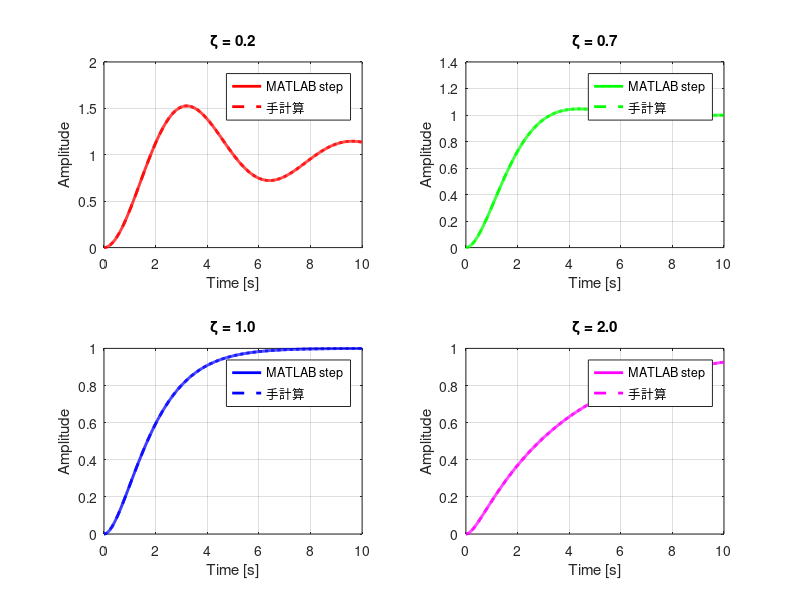

MATLAB code for this plot: (Note: this script raises an error after producing the figure.)
% 標準2次系のステップ応答比較
% パラメータ設定
K = 1;
wn = 1;
zeta_values = [0.2, 0.7, 1, 2];
t = 0:0.01:10;  % 時間ベクトル

figure;
colors = ['r', 'g', 'b', 'm'];

for i = 1:length(zeta_values)
    zeta = zeta_values(i);
    
    % 1) MATLABによるステップ応答
    num = K * wn;
    den = [1, 2*zeta*wn, wn^2];
    sys = tf(num, den);
    [y_matlab, t_matlab] = step(sys, t);
    
    % 2) 手計算による逆ラプラス変換
    if zeta < 1  % 振動系 (underdamped)
        wd = wn * sqrt(1 - zeta^2);
        y_manual = K * (1 - exp(-zeta*wn*t) .* (cos(wd*t) + (zeta*wn/wd)*sin(wd*t)));
    elseif zeta == 1  % 臨界減衰 (critically damped)
        y_manual = K * (1 - exp(-wn*t) .* (1 + wn*t));
    else  % 過減衰 (overdamped)
        r1 = -zeta*wn + wn*sqrt(zeta^2 - 1);
        r2 = -zeta*wn - wn*sqrt(zeta^2 - 1);
        y_manual = K * (1 - (r2*exp(r1*t) - r1*exp(r2*t))/(r2 - r1));
    end
    
    % プロット
    subplot(2, 2, i);
    plot(t_matlab, y_matlab, colors(i), 'LineWidth', 2, 'DisplayName', 'MATLAB step');
    hold on;
    plot(t, y_manual, '--', 'Color', colors(i), 'LineWidth', 2, 'DisplayName', '手計算');
    
    title(sprintf('ζ = %.1f', zeta));
    xlabel('Time [s]');
    ylabel('Amplitude');
    legend('Location', 'best');
    grid on;
end

sgtitle('標準2次系のステップ応答比較 (K=1, ωn=1)');